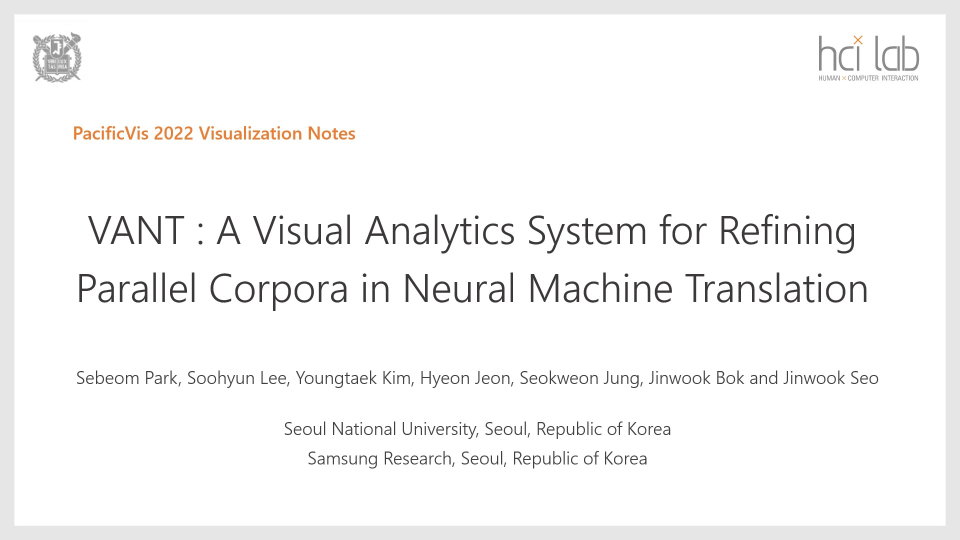
#> input picture client/src/assets/image_0001.jpg, 1920 x 1080 px (shown at 1/2 size); its folder holds only this picture in this run
$ python -i deriveSlideFigure.py   (imports and definitions only)
#> lines starting #> are read from the running program, lines starting #| are printed output that depends on the picture; after the words box and inside, x2 and y2 are one past the last pixel; in counts of white or black regions, pixels touching at a corner belong together
from PIL import Image
import os
import cv2
import glob
import numpy as np

##画像のパスを受け取り領域分割する
def createSubFigure(jpeg_path):
    #画像の読み込み
#> called with jpeg_path = '../../client/src/assets/image_0001.jpg'
    img = cv2.imread(jpeg_path)
#> img is the input picture: shape (1080, 1920, 3); mean B, G, R 246.7, 246.9, 247.2
    gray_img = cv2.cvtColor(img, cv2.COLOR_BGR2GRAY)

    #ガウシアンでぼかす
    img_blur = cv2.GaussianBlur(gray_img, (41,41), 0)
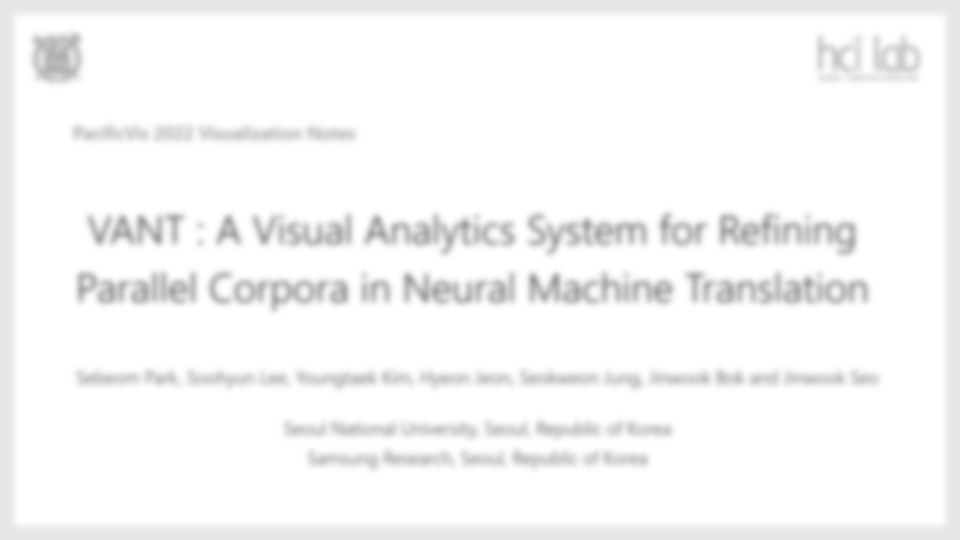
#> img_blur: shape (1080, 1920) (shown at 1/2 size); min 157, max 255, mean 247

    #画像を２値化する
    _, threshold_img = cv2.threshold(img_blur, 248, 255, cv2.THRESH_BINARY)
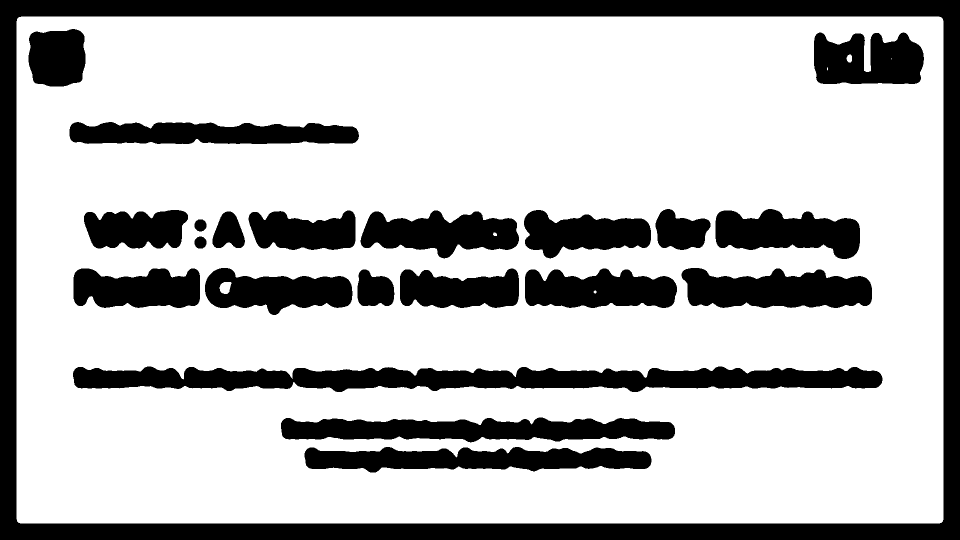
#> threshold_img: shape (1080, 1920) (shown at 1/2 size); 73.9% white; 22 black regions, largest, box (x1, y1, x2, y2) and area: (0, 0, 1920, 1080) 193731, (146, 733, 1765, 784) 57584, (562, 835, 1350, 885) 28755


    #白黒反転する
    reversal_img = cv2.bitwise_not(threshold_img)

    #大体の輪郭を取り出す
    contours, _ = cv2.findContours(reversal_img, cv2.RETR_EXTERNAL, cv2.CHAIN_APPROX_SIMPLE)
#> contours = [[[0, 0], [0, 1079], [1919, 1079], [1919, 0]]]

    #部分の切り出し
    part_img_list = []
    bounding_img = np.copy(img)
    for contour in contours:
        x, y, w, h = cv2.boundingRect(contour)
        bounding_img = cv2.rectangle(bounding_img, (x, y), (x + w , y + h), (0,255, 0), 3)
        part_img = img[y:y+h, x:x+w]
        part_img_list.append(part_img)
#> this loop made 1 pass
#> (contour, x, y, w, h) on pass 1: ([[0, 0], [0, 1079], [1919, 1079], [1919, 0]], 0, 0, 1920, 1080)
#> pass 1, in createSubFigure, `bounding_img = cv2.rectangle(bounding_img, (x, y), (x + w , y + h), (0..`:
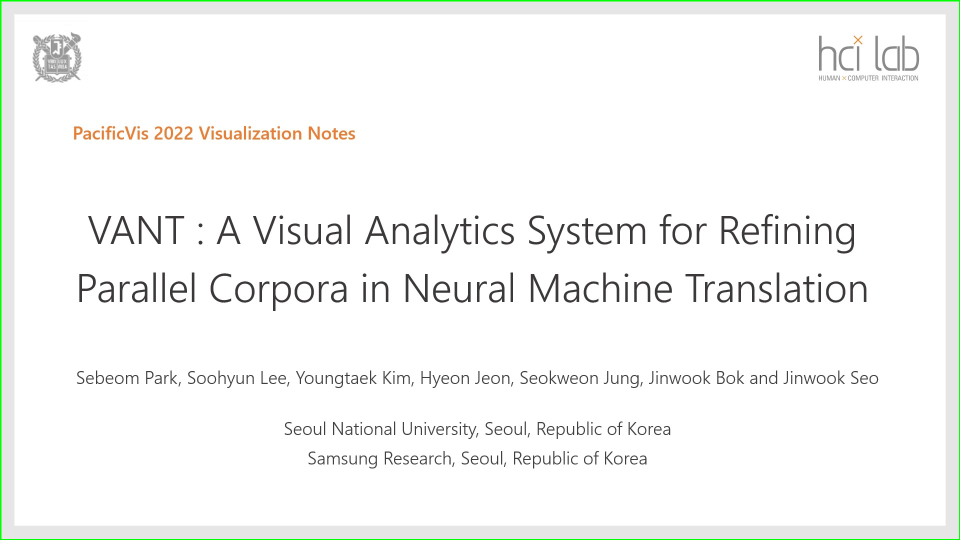
#> bounding_img: shape (1080, 1920, 3) (shown at 1/2 size); 0.72% of pixels changed, all inside (x1, y1, x2, y2) = (0, 0, 1920, 1080)
#> after the loop, part_img_list = 1 item

    return part_img_list, bounding_img

#folder_pathにあるスライドの画像から自動で全ての画像を取ってくる
def deriveSlideFigure(folder_path):
    path_list = sorted(glob.glob(f'{folder_path}/*.jpg'))
    save_folder = folder_path+'_figure'
    os.system(f'mkdir -p {save_folder}')

    #全ての画像で分割を行う
    for path in path_list:
        path_split = path.split('/')
        save_path = save_folder +'/'+ path.split('/')[-1].split('.')[0]

        new_parts, bounding_img = createSubFigure(path)

        for i, img in enumerate(new_parts):
            #image = Image.fromarray(img)
            #image.save(f'{save_path}-{i}.jpg')
            cv2.imwrite(f'{save_path}-{i}.jpg',img)

    figure_files = sorted(glob.glob(f"{save_folder}/*.jpg"))
    for file in figure_files:
        size = os.path.getsize(file)
        if size < 25000: os.remove(file)


#folder_path = input()
#deriveSlideFigure(folder_path)

>>> result = createSubFigure('../../client/src/assets/image_0001.jpg')
